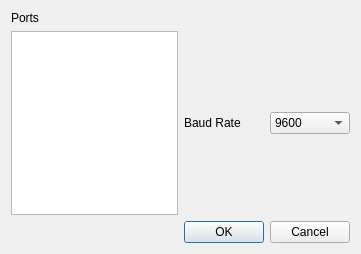
<?xml version="1.0" encoding="UTF-8"?>
<ui version="4.0">
 <class>ConnectReceiverView</class>
 <widget class="QWidget" name="ConnectReceiverView">
  <property name="geometry">
   <rect>
    <x>0</x>
    <y>0</y>
    <width>361</width>
    <height>254</height>
   </rect>
  </property>
  <property name="windowTitle">
   <string>Form</string>
  </property>
  <layout class="QGridLayout" name="gridLayout">
   <item row="0" column="0">
    <widget class="QLabel" name="portsLabel">
     <property name="text">
      <string>Ports</string>
     </property>
    </widget>
   </item>
   <item row="1" column="0">
    <widget class="QListView" name="portsList"/>
   </item>
   <item row="1" column="1">
    <widget class="QLabel" name="baudRateLabel">
     <property name="text">
      <string>Baud Rate</string>
     </property>
    </widget>
   </item>
   <item row="1" column="2">
    <widget class="QComboBox" name="baudRateSelect">
     <property name="currentIndex">
      <number>3</number>
     </property>
     <item>
      <property name="text">
       <string>1200</string>
      </property>
     </item>
     <item>
      <property name="text">
       <string>2400</string>
      </property>
     </item>
     <item>
      <property name="text">
       <string>4800</string>
      </property>
     </item>
     <item>
      <property name="text">
       <string>9600</string>
      </property>
     </item>
     <item>
      <property name="text">
       <string>19200</string>
      </property>
     </item>
     <item>
      <property name="text">
       <string>38400</string>
      </property>
     </item>
     <item>
      <property name="text">
       <string>57600</string>
      </property>
     </item>
     <item>
      <property name="text">
       <string>115200</string>
      </property>
     </item>
     <item>
      <property name="text">
       <string>460800</string>
      </property>
     </item>
    </widget>
   </item>
   <item row="2" column="1" colspan="2">
    <widget class="QDialogButtonBox" name="connectReceiverDialogButtons">
     <property name="enabled">
      <bool>true</bool>
     </property>
     <property name="standardButtons">
      <set>QDialogButtonBox::Cancel|QDialogButtonBox::Ok</set>
     </property>
    </widget>
   </item>
  </layout>
 </widget>
 <resources/>
 <connections/>
</ui>
